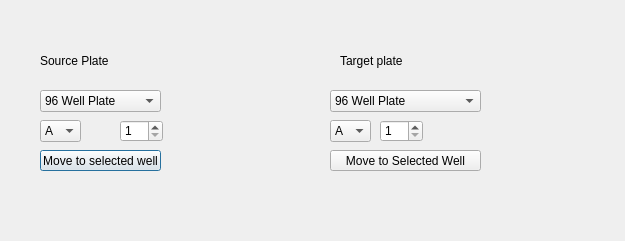
<?xml version="1.0" encoding="UTF-8"?>
<ui version="4.0">
 <class>Plateselector</class>
 <widget class="QDialog" name="Plateselector">
  <property name="geometry">
   <rect>
    <x>0</x>
    <y>0</y>
    <width>625</width>
    <height>241</height>
   </rect>
  </property>
  <property name="windowTitle">
   <string>Dialog</string>
  </property>
  <widget class="QComboBox" name="comboBox">
   <property name="geometry">
    <rect>
     <x>40</x>
     <y>90</y>
     <width>121</width>
     <height>22</height>
    </rect>
   </property>
   <item>
    <property name="text">
     <string>96 Well Plate</string>
    </property>
   </item>
   <item>
    <property name="text">
     <string>384 Well plate</string>
    </property>
   </item>
   <item>
    <property name="text">
     <string>3mm Petri</string>
    </property>
   </item>
  </widget>
  <widget class="QComboBox" name="comboBox_2">
   <property name="geometry">
    <rect>
     <x>330</x>
     <y>90</y>
     <width>151</width>
     <height>22</height>
    </rect>
   </property>
   <item>
    <property name="text">
     <string>96 Well Plate</string>
    </property>
   </item>
   <item>
    <property name="text">
     <string>384 Well plate</string>
    </property>
   </item>
   <item>
    <property name="text">
     <string>3mm Petri</string>
    </property>
   </item>
  </widget>
  <widget class="QLabel" name="label">
   <property name="geometry">
    <rect>
     <x>40</x>
     <y>50</y>
     <width>211</width>
     <height>21</height>
    </rect>
   </property>
   <property name="text">
    <string>Source Plate</string>
   </property>
  </widget>
  <widget class="QLabel" name="label_2">
   <property name="geometry">
    <rect>
     <x>340</x>
     <y>50</y>
     <width>211</width>
     <height>21</height>
    </rect>
   </property>
   <property name="text">
    <string>Target plate</string>
   </property>
  </widget>
  <widget class="QSpinBox" name="spinBox_2">
   <property name="geometry">
    <rect>
     <x>380</x>
     <y>120</y>
     <width>43</width>
     <height>22</height>
    </rect>
   </property>
   <property name="minimum">
    <number>1</number>
   </property>
   <property name="maximum">
    <number>12</number>
   </property>
  </widget>
  <widget class="QSpinBox" name="spinBox">
   <property name="geometry">
    <rect>
     <x>120</x>
     <y>120</y>
     <width>43</width>
     <height>22</height>
    </rect>
   </property>
   <property name="minimum">
    <number>1</number>
   </property>
   <property name="maximum">
    <number>12</number>
   </property>
  </widget>
  <widget class="QPushButton" name="pushButton_5">
   <property name="geometry">
    <rect>
     <x>40</x>
     <y>150</y>
     <width>121</width>
     <height>21</height>
    </rect>
   </property>
   <property name="text">
    <string>Move to selected well</string>
   </property>
  </widget>
  <widget class="QComboBox" name="comboBox_3">
   <property name="geometry">
    <rect>
     <x>40</x>
     <y>120</y>
     <width>41</width>
     <height>22</height>
    </rect>
   </property>
   <item>
    <property name="text">
     <string>A</string>
    </property>
   </item>
   <item>
    <property name="text">
     <string>B</string>
    </property>
   </item>
   <item>
    <property name="text">
     <string>C</string>
    </property>
   </item>
   <item>
    <property name="text">
     <string>D</string>
    </property>
   </item>
   <item>
    <property name="text">
     <string>E</string>
    </property>
   </item>
   <item>
    <property name="text">
     <string>F</string>
    </property>
   </item>
   <item>
    <property name="text">
     <string>G</string>
    </property>
   </item>
   <item>
    <property name="text">
     <string>H</string>
    </property>
   </item>
  </widget>
  <widget class="QPushButton" name="pushButton_6">
   <property name="geometry">
    <rect>
     <x>330</x>
     <y>150</y>
     <width>151</width>
     <height>21</height>
    </rect>
   </property>
   <property name="text">
    <string>Move to Selected Well</string>
   </property>
  </widget>
  <widget class="QComboBox" name="comboBox_4">
   <property name="geometry">
    <rect>
     <x>330</x>
     <y>120</y>
     <width>41</width>
     <height>22</height>
    </rect>
   </property>
   <item>
    <property name="text">
     <string>A</string>
    </property>
   </item>
   <item>
    <property name="text">
     <string>B</string>
    </property>
   </item>
   <item>
    <property name="text">
     <string>C</string>
    </property>
   </item>
   <item>
    <property name="text">
     <string>D</string>
    </property>
   </item>
   <item>
    <property name="text">
     <string>E</string>
    </property>
   </item>
   <item>
    <property name="text">
     <string>F</string>
    </property>
   </item>
   <item>
    <property name="text">
     <string>G</string>
    </property>
   </item>
   <item>
    <property name="text">
     <string>H</string>
    </property>
   </item>
  </widget>
 </widget>
 <resources/>
 <connections/>
</ui>
